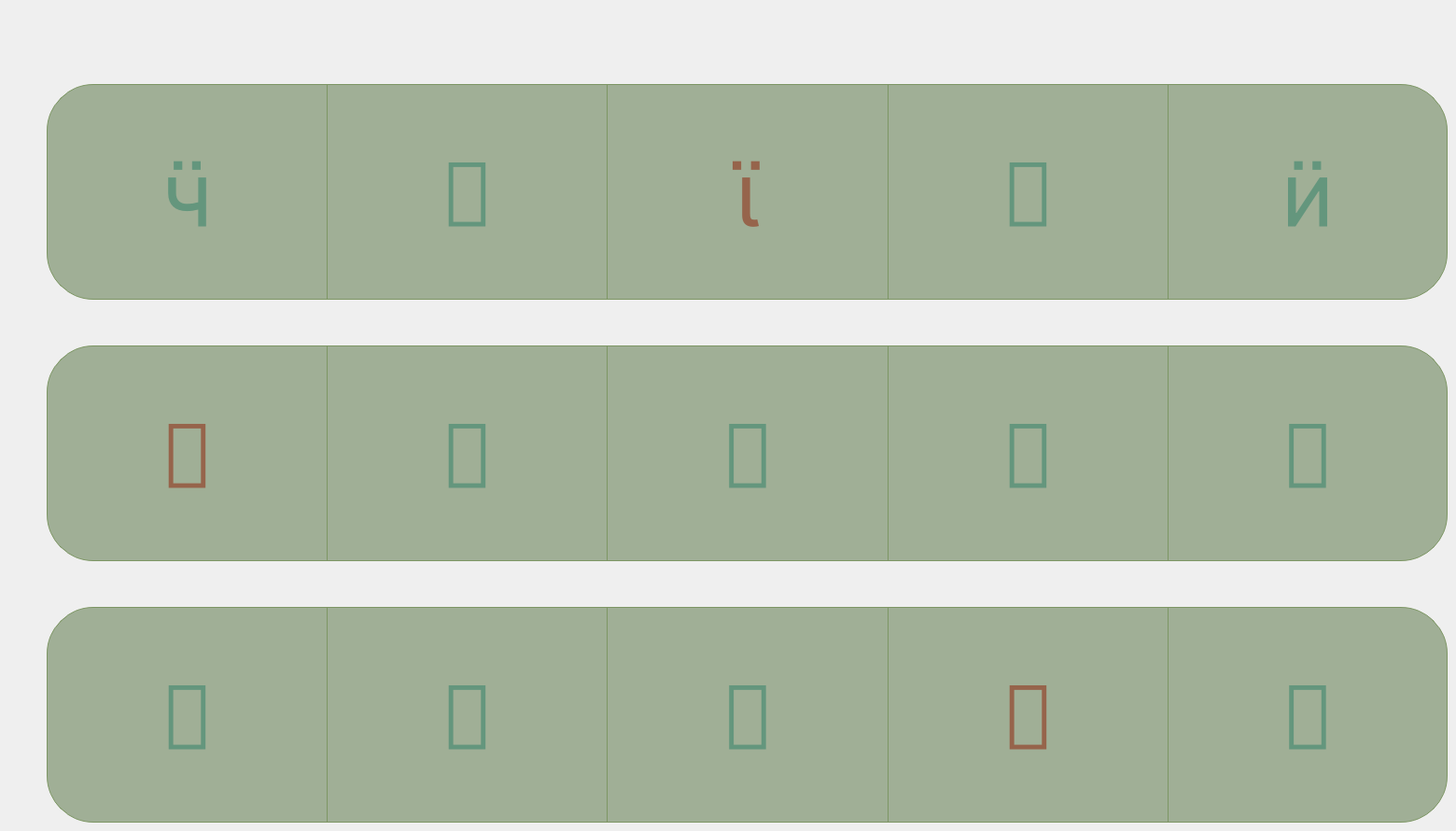
      <widget class="QWidget" name="oddone">
       <widget class="QWidget" name="horizontalLayoutWidget_24">
        <property name="geometry">
         <rect>
          <x>50</x>
          <y>90</y>
          <width>1501</width>
          <height>231</height>
         </rect>
        </property>
        <layout class="QHBoxLayout" name="oddone1">
         <property name="spacing">
          <number>0</number>
         </property>
         <item>
          <widget class="QPushButton" name="odd1_0">
           <property name="sizePolicy">
            <sizepolicy hsizetype="Minimum" vsizetype="Expanding">
             <horstretch>0</horstretch>
             <verstretch>0</verstretch>
            </sizepolicy>
           </property>
           <property name="font">
            <font>
             <family>Symbols NF</family>
             <pointsize>72</pointsize>
            </font>
           </property>
           <property name="styleSheet">
            <string notr="true">color: rgb(100, 150, 125);
background-color: rgb(160, 175, 150);
border:1px solid rgb(125,150,100);
border-right:none;
border-top-left-radius:50px;
border-bottom-left-radius:50px;
</string>
           </property>
           <property name="text">
            <string></string>
           </property>
          </widget>
         </item>
         <item>
          <widget class="QPushButton" name="odd1_1">
           <property name="sizePolicy">
            <sizepolicy hsizetype="Minimum" vsizetype="Expanding">
             <horstretch>0</horstretch>
             <verstretch>0</verstretch>
            </sizepolicy>
           </property>
           <property name="font">
            <font>
             <family>Symbols NF</family>
             <pointsize>72</pointsize>
            </font>
           </property>
           <property name="styleSheet">
            <string notr="true">color: rgb(100, 150, 125);
background-color: rgb(160, 175, 150);
border:1px solid rgb(125,150,100);
border-right:none;
</string>
           </property>
           <property name="text">
            <string>󱨎</string>
           </property>
          </widget>
         </item>
         <item>
          <widget class="QPushButton" name="odd1_2">
           <property name="sizePolicy">
            <sizepolicy hsizetype="Minimum" vsizetype="Expanding">
             <horstretch>0</horstretch>
             <verstretch>0</verstretch>
            </sizepolicy>
           </property>
           <property name="font">
            <font>
             <family>Symbols NF</family>
             <pointsize>72</pointsize>
             <strikeout>false</strikeout>
            </font>
           </property>
           <property name="styleSheet">
            <string notr="true">color: rgb(150, 100, 75);
background-color: rgb(160, 175, 150);
border:1px solid rgb(125,150,100);
border-right:none;
</string>
           </property>
           <property name="text">
            <string></string>
           </property>
          </widget>
         </item>
         <item>
          <widget class="QPushButton" name="odd1_3">
           <property name="sizePolicy">
            <sizepolicy hsizetype="Minimum" vsizetype="Expanding">
             <horstretch>0</horstretch>
             <verstretch>0</verstretch>
            </sizepolicy>
           </property>
           <property name="font">
            <font>
             <family>Symbols NF</family>
             <pointsize>72</pointsize>
            </font>
           </property>
           <property name="styleSheet">
            <string notr="true">color: rgb(100, 150, 125);
background-color: rgb(160, 175, 150);
border:1px solid rgb(125,150,100);
border-right:none;
</string>
           </property>
           <property name="text">
            <string>󱁆</string>
           </property>
          </widget>
         </item>
         <item>
          <widget class="QPushButton" name="odd1_4">
           <property name="sizePolicy">
            <sizepolicy hsizetype="Minimum" vsizetype="Expanding">
             <horstretch>0</horstretch>
             <verstretch>0</verstretch>
            </sizepolicy>
           </property>
           <property name="font">
            <font>
             <family>Symbols NF</family>
             <pointsize>72</pointsize>
            </font>
           </property>
           <property name="styleSheet">
            <string notr="true">color: rgb(100, 150, 125);
background-color: rgb(160, 175, 150);
border:1px solid rgb(125,150,100);
border-top-right-radius:50px;
border-bottom-right-radius:50px;
</string>
           </property>
           <property name="text">
            <string></string>
           </property>
          </widget>
         </item>
        </layout>
       </widget>
       <widget class="QWidget" name="horizontalLayoutWidget_26">
        <property name="geometry">
         <rect>
          <x>50</x>
          <y>370</y>
          <width>1501</width>
          <height>231</height>
         </rect>
        </property>
        <layout class="QHBoxLayout" name="oddone2">
         <property name="spacing">
          <number>0</number>
         </property>
         <item>
          <widget class="QPushButton" name="odd2_0">
           <property name="sizePolicy">
            <sizepolicy hsizetype="Minimum" vsizetype="Expanding">
             <horstretch>0</horstretch>
             <verstretch>0</verstretch>
            </sizepolicy>
           </property>
           <property name="font">
            <font>
             <family>Symbols NF</family>
             <pointsize>72</pointsize>
            </font>
           </property>
           <property name="styleSheet">
            <string notr="true">color: rgb(150, 100, 75);
background-color: rgb(160, 175, 150);
border:1px solid rgb(125,150,100);
border-right:none;
border-top-left-radius:50px;
border-bottom-left-radius:50px;
</string>
           </property>
           <property name="text">
            <string></string>
           </property>
          </widget>
         </item>
         <item>
          <widget class="QPushButton" name="odd2_1">
           <property name="sizePolicy">
            <sizepolicy hsizetype="Minimum" vsizetype="Expanding">
             <horstretch>0</horstretch>
             <verstretch>0</verstretch>
            </sizepolicy>
           </property>
           <property name="font">
            <font>
             <family>Symbols NF</family>
             <pointsize>72</pointsize>
            </font>
           </property>
           <property name="styleSheet">
            <string notr="true">color: rgb(100, 150, 125);
background-color: rgb(160, 175, 150);
border:1px solid rgb(125,150,100);
border-right:none;
</string>
           </property>
           <property name="text">
            <string>󰞠</string>
           </property>
          </widget>
         </item>
         <item>
          <widget class="QPushButton" name="odd2_2">
           <property name="sizePolicy">
            <sizepolicy hsizetype="Minimum" vsizetype="Expanding">
             <horstretch>0</horstretch>
             <verstretch>0</verstretch>
            </sizepolicy>
           </property>
           <property name="font">
            <font>
             <family>Symbols NF</family>
             <pointsize>72</pointsize>
            </font>
           </property>
           <property name="styleSheet">
            <string notr="true">color: rgb(100, 150, 125);
background-color: rgb(160, 175, 150);
border:1px solid rgb(125,150,100);
border-right:none;
</string>
           </property>
           <property name="text">
            <string>󰞩</string>
           </property>
          </widget>
         </item>
         <item>
          <widget class="QPushButton" name="odd2_3">
           <property name="sizePolicy">
            <sizepolicy hsizetype="Minimum" vsizetype="Expanding">
             <horstretch>0</horstretch>
             <verstretch>0</verstretch>
            </sizepolicy>
           </property>
           <property name="font">
            <font>
             <family>Symbols NF</family>
             <pointsize>72</pointsize>
            </font>
           </property>
           <property name="styleSheet">
            <string notr="true">color: rgb(100, 150, 125);
background-color: rgb(160, 175, 150);
border:1px solid rgb(125,150,100);
border-right:none;
</string>
           </property>
           <property name="text">
            <string>󱢑</string>
           </property>
          </widget>
         </item>
         <item>
          <widget class="QPushButton" name="odd2_4">
           <property name="sizePolicy">
            <sizepolicy hsizetype="Minimum" vsizetype="Expanding">
             <horstretch>0</horstretch>
             <verstretch>0</verstretch>
            </sizepolicy>
           </property>
           <property name="font">
            <font>
             <family>Symbols NF</family>
             <pointsize>72</pointsize>
            </font>
           </property>
           <property name="styleSheet">
            <string notr="true">color: rgb(100, 150, 125);
background-color: rgb(160, 175, 150);
border:1px solid rgb(125,150,100);
border-top-right-radius:50px;
border-bottom-right-radius:50px;
</string>
           </property>
           <property name="text">
            <string>󱦭</string>
           </property>
          </widget>
         </item>
        </layout>
       </widget>
       <widget class="QWidget" name="horizontalLayoutWidget_27">
        <property name="geometry">
         <rect>
          <x>50</x>
          <y>650</y>
          <width>1501</width>
          <height>231</height>
         </rect>
        </property>
        <layout class="QHBoxLayout" name="oddone3">
         <property name="spacing">
          <number>0</number>
         </property>
         <item>
          <widget class="QPushButton" name="odd3_0">
           <property name="sizePolicy">
            <sizepolicy hsizetype="Minimum" vsizetype="Expanding">
             <horstretch>0</horstretch>
             <verstretch>0</verstretch>
            </sizepolicy>
           </property>
           <property name="font">
            <font>
             <family>Symbols NF</family>
             <pointsize>72</pointsize>
            </font>
           </property>
           <property name="styleSheet">
            <string notr="true">color: rgb(100, 150, 125);
background-color: rgb(160, 175, 150);
border:1px solid rgb(125,150,100);
border-right:none;
border-top-left-radius:50px;
border-bottom-left-radius:50px;
</string>
           </property>
           <property name="text">
            <string></string>
           </property>
          </widget>
         </item>
         <item>
          <widget class="QPushButton" name="odd3_1">
           <property name="sizePolicy">
            <sizepolicy hsizetype="Minimum" vsizetype="Expanding">
             <horstretch>0</horstretch>
             <verstretch>0</verstretch>
            </sizepolicy>
           </property>
           <property name="font">
            <font>
             <family>Symbols NF</family>
             <pointsize>72</pointsize>
            </font>
           </property>
           <property name="styleSheet">
            <string notr="true">color: rgb(100, 150, 125);
background-color: rgb(160, 175, 150);
border:1px solid rgb(125,150,100);
border-right:none;
</string>
           </property>
           <property name="text">
            <string></string>
           </property>
          </widget>
         </item>
         <item>
          <widget class="QPushButton" name="odd3_2">
           <property name="sizePolicy">
            <sizepolicy hsizetype="Minimum" vsizetype="Expanding">
             <horstretch>0</horstretch>
             <verstretch>0</verstretch>
            </sizepolicy>
           </property>
           <property name="font">
            <font>
             <family>Symbols NF</family>
             <pointsize>72</pointsize>
            </font>
           </property>
           <property name="styleSheet">
            <string notr="true">color: rgb(100, 150, 125);
background-color: rgb(160, 175, 150);
border:1px solid rgb(125,150,100);
border-right:none;
</string>
           </property>
           <property name="text">
            <string></string>
           </property>
          </widget>
         </item>
         <item>
          <widget class="QPushButton" name="odd3_3">
           <property name="sizePolicy">
            <sizepolicy hsizetype="Minimum" vsizetype="Expanding">
             <horstretch>0</horstretch>
             <verstretch>0</verstretch>
            </sizepolicy>
           </property>
           <property name="font">
            <font>
             <family>Symbols NF</family>
             <pointsize>72</pointsize>
            </font>
           </property>
           <property name="styleSheet">
            <string notr="true">color: rgb(150, 100, 75);
background-color: rgb(160, 175, 150);
border:1px solid rgb(125,150,100);
border-right:none;
</string>
           </property>
           <property name="text">
            <string>󰝤</string>
           </property>
          </widget>
         </item>
         <item>
          <widget class="QPushButton" name="odd3_4">
           <property name="sizePolicy">
            <sizepolicy hsizetype="Minimum" vsizetype="Expanding">
             <horstretch>0</horstretch>
             <verstretch>0</verstretch>
            </sizepolicy>
           </property>
           <property name="font">
            <font>
             <family>Symbols NF</family>
             <pointsize>72</pointsize>
            </font>
           </property>
           <property name="styleSheet">
            <string notr="true">color: rgb(100, 150, 125);
background-color: rgb(160, 175, 150);
border:1px solid rgb(125,150,100);
border-top-right-radius:50px;
border-bottom-right-radius:50px;
</string>
           </property>
           <property name="text">
            <string></string>
           </property>
          </widget>
         </item>
        </layout>
       </widget>
      </widget>
